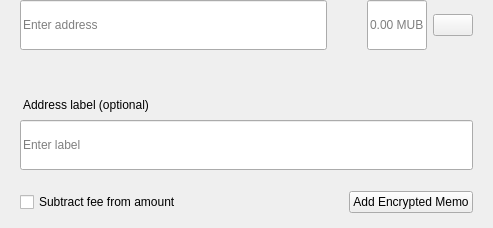
<?xml version="1.0" encoding="UTF-8"?>
<ui version="4.0">
 <class>SendMultiRow</class>
 <widget class="QWidget" name="SendMultiRow">
  <property name="geometry">
   <rect>
    <x>0</x>
    <y>0</y>
    <width>493</width>
    <height>228</height>
   </rect>
  </property>
  <property name="minimumSize">
   <size>
    <width>0</width>
    <height>0</height>
   </size>
  </property>
  <property name="maximumSize">
   <size>
    <width>16777215</width>
    <height>16777215</height>
   </size>
  </property>
  <property name="windowTitle">
   <string notr="true">N/A</string>
  </property>
  <layout class="QVBoxLayout" name="verticalLayout_3">
   <property name="spacing">
    <number>0</number>
   </property>
   <property name="leftMargin">
    <number>0</number>
   </property>
   <property name="topMargin">
    <number>0</number>
   </property>
   <property name="rightMargin">
    <number>20</number>
   </property>
   <property name="bottomMargin">
    <number>5</number>
   </property>
   <item alignment="Qt::AlignTop">
    <widget class="QWidget" name="widget" native="true">
     <property name="sizePolicy">
      <sizepolicy hsizetype="Expanding" vsizetype="Maximum">
       <horstretch>0</horstretch>
       <verstretch>0</verstretch>
      </sizepolicy>
     </property>
     <property name="minimumSize">
      <size>
       <width>0</width>
       <height>60</height>
      </size>
     </property>
     <property name="maximumSize">
      <size>
       <width>16777215</width>
       <height>85</height>
      </size>
     </property>
     <layout class="QHBoxLayout" name="horizontalLayout" stretch="6,0,2">
      <property name="spacing">
       <number>0</number>
      </property>
      <property name="leftMargin">
       <number>8</number>
      </property>
      <property name="topMargin">
       <number>0</number>
      </property>
      <property name="rightMargin">
       <number>0</number>
      </property>
      <property name="bottomMargin">
       <number>0</number>
      </property>
      <item alignment="Qt::AlignTop">
       <widget class="QStackedWidget" name="stackedAddress">
        <property name="minimumSize">
         <size>
          <width>0</width>
          <height>50</height>
         </size>
        </property>
        <property name="maximumSize">
         <size>
          <width>16777215</width>
          <height>50</height>
         </size>
        </property>
        <widget class="QWidget" name="page_4">
         <property name="sizePolicy">
          <sizepolicy hsizetype="Expanding" vsizetype="Preferred">
           <horstretch>0</horstretch>
           <verstretch>0</verstretch>
          </sizepolicy>
         </property>
         <property name="minimumSize">
          <size>
           <width>0</width>
           <height>50</height>
          </size>
         </property>
         <property name="maximumSize">
          <size>
           <width>16777215</width>
           <height>55</height>
          </size>
         </property>
         <layout class="QVBoxLayout" name="verticalLayout_7">
          <property name="spacing">
           <number>0</number>
          </property>
          <property name="leftMargin">
           <number>12</number>
          </property>
          <property name="topMargin">
           <number>0</number>
          </property>
          <property name="rightMargin">
           <number>0</number>
          </property>
          <property name="bottomMargin">
           <number>0</number>
          </property>
          <item>
           <widget class="QLineEdit" name="lineEditAddress">
            <property name="minimumSize">
             <size>
              <width>0</width>
              <height>50</height>
             </size>
            </property>
            <property name="maximumSize">
             <size>
              <width>16777215</width>
              <height>50</height>
             </size>
            </property>
            <property name="placeholderText">
             <string>Enter address</string>
            </property>
           </widget>
          </item>
         </layout>
        </widget>
        <widget class="QWidget" name="page_3"/>
       </widget>
      </item>
      <item>
       <spacer name="horizontalSpacer_3">
        <property name="orientation">
         <enum>Qt::Horizontal</enum>
        </property>
        <property name="sizeType">
         <enum>QSizePolicy::Fixed</enum>
        </property>
        <property name="sizeHint" stdset="0">
         <size>
          <width>40</width>
          <height>20</height>
         </size>
        </property>
       </spacer>
      </item>
      <item>
       <layout class="QHBoxLayout" name="horizontalLayout_2">
        <property name="spacing">
         <number>6</number>
        </property>
        <item alignment="Qt::AlignTop">
         <widget class="QLineEdit" name="lineEditAmount">
          <property name="sizePolicy">
           <sizepolicy hsizetype="Expanding" vsizetype="Preferred">
            <horstretch>0</horstretch>
            <verstretch>0</verstretch>
           </sizepolicy>
          </property>
          <property name="minimumSize">
           <size>
            <width>0</width>
            <height>50</height>
           </size>
          </property>
          <property name="maximumSize">
           <size>
            <width>16777215</width>
            <height>50</height>
           </size>
          </property>
          <property name="maxLength">
           <number>17</number>
          </property>
          <property name="alignment">
           <set>Qt::AlignLeading|Qt::AlignLeft|Qt::AlignVCenter</set>
          </property>
          <property name="placeholderText">
           <string notr="true">0.00 MUB</string>
          </property>
         </widget>
        </item>
        <item>
         <layout class="QVBoxLayout" name="verticalLayout">
          <property name="topMargin">
           <number>14</number>
          </property>
          <property name="bottomMargin">
           <number>0</number>
          </property>
          <item alignment="Qt::AlignTop">
           <widget class="QPushButton" name="btnMenu">
            <property name="minimumSize">
             <size>
              <width>0</width>
              <height>0</height>
             </size>
            </property>
            <property name="maximumSize">
             <size>
              <width>16777215</width>
              <height>16777215</height>
             </size>
            </property>
            <property name="focusPolicy">
             <enum>Qt::NoFocus</enum>
            </property>
            <property name="text">
             <string/>
            </property>
           </widget>
          </item>
         </layout>
        </item>
       </layout>
      </item>
     </layout>
    </widget>
   </item>
   <item>
    <widget class="QWidget" name="layoutLabel" native="true">
     <property name="minimumSize">
      <size>
       <width>0</width>
       <height>0</height>
      </size>
     </property>
     <property name="maximumSize">
      <size>
       <width>16777215</width>
       <height>16777215</height>
      </size>
     </property>
     <layout class="QVBoxLayout" name="verticalLayout_9">
      <property name="spacing">
       <number>6</number>
      </property>
      <property name="leftMargin">
       <number>20</number>
      </property>
      <property name="topMargin">
       <number>0</number>
      </property>
      <property name="rightMargin">
       <number>0</number>
      </property>
      <property name="bottomMargin">
       <number>10</number>
      </property>
      <item>
       <spacer name="verticalSpacer">
        <property name="orientation">
         <enum>Qt::Vertical</enum>
        </property>
        <property name="sizeType">
         <enum>QSizePolicy::Fixed</enum>
        </property>
        <property name="sizeHint" stdset="0">
         <size>
          <width>20</width>
          <height>20</height>
         </size>
        </property>
       </spacer>
      </item>
      <item>
       <widget class="QLabel" name="labelSubtitleDescription">
        <property name="styleSheet">
         <string notr="true">margin-bottom:2px;
margin-left:0.05px;
padding:0px;</string>
        </property>
        <property name="text">
         <string>Address label (optional)</string>
        </property>
       </widget>
      </item>
      <item>
       <widget class="QLineEdit" name="lineEditDescription">
        <property name="minimumSize">
         <size>
          <width>0</width>
          <height>50</height>
         </size>
        </property>
        <property name="maximumSize">
         <size>
          <width>16777215</width>
          <height>50</height>
         </size>
        </property>
        <property name="placeholderText">
         <string>Enter label</string>
        </property>
       </widget>
      </item>
      <item>
       <spacer name="verticalSpacer_2">
        <property name="orientation">
         <enum>Qt::Vertical</enum>
        </property>
        <property name="sizeType">
         <enum>QSizePolicy::Fixed</enum>
        </property>
        <property name="sizeHint" stdset="0">
         <size>
          <width>20</width>
          <height>15</height>
         </size>
        </property>
       </spacer>
      </item>
      <item>
       <widget class="QWidget" name="containerMemo" native="true">
        <layout class="QHBoxLayout" name="horizontalLayout_5">
         <property name="leftMargin">
          <number>0</number>
         </property>
         <property name="topMargin">
          <number>0</number>
         </property>
         <property name="rightMargin">
          <number>0</number>
         </property>
         <property name="bottomMargin">
          <number>0</number>
         </property>
         <item>
          <widget class="QCheckBox" name="checkboxSubtractFeeFromAmount">
           <property name="toolTip">
            <string>The fee will be deducted from the amount being sent. The recipient will receive less engineapp than you enter in the amount field. If multiple recipients are selected, the fee is split equally.</string>
           </property>
           <property name="text">
            <string>Subtract fee from amount</string>
           </property>
          </widget>
         </item>
         <item>
          <spacer name="horizontalSpacer">
           <property name="orientation">
            <enum>Qt::Horizontal</enum>
           </property>
           <property name="sizeHint" stdset="0">
            <size>
             <width>40</width>
             <height>20</height>
            </size>
           </property>
          </spacer>
         </item>
         <item>
          <widget class="QPushButton" name="btnAddMemo">
           <property name="text">
            <string notr="true">Add Encrypted Memo</string>
           </property>
          </widget>
         </item>
        </layout>
       </widget>
      </item>
     </layout>
    </widget>
   </item>
  </layout>
 </widget>
 <resources/>
 <connections/>
</ui>
